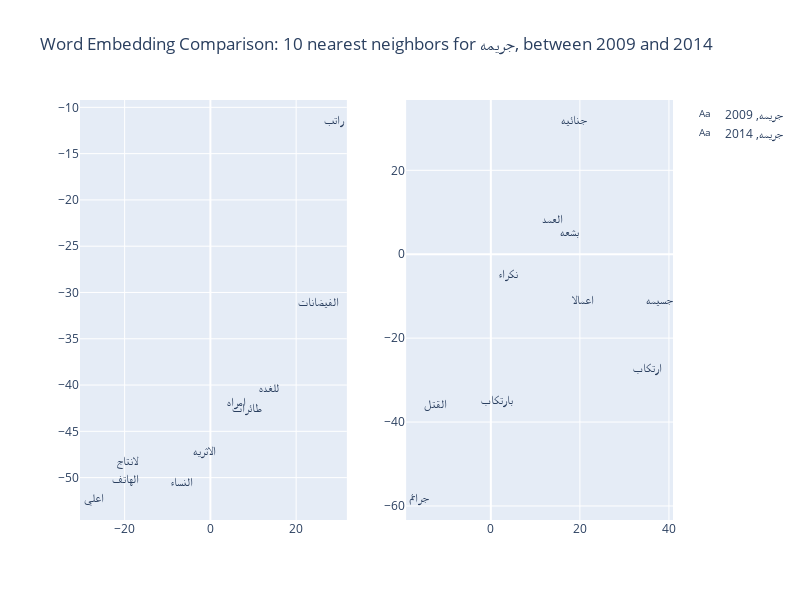

The cell this chart's notebook holds for it:
### Code cell
helper.plot_n_closest(final_df, model_dict, word, 10, 2009, 2014).write_image('images/muqaqimah_2009_2014.png')

### Figure 1 — Plotly figure (JSON) as saved in the notebook; plotly's stock layout.template omitted (floating-point values rounded to 4 significant figures)
{"data": [{"mode": "text", "name": "جريمه, 2009", "text": ["طائرات", "امراه", "الاثريه", "الفيضانات", "لانتاج", "للغده", "النساء", "الهاتف", "اعلي", "راتب"], "type": "scatter", "x": [8.58, 6.002, -1.428, 25.11, -19.35, 13.55, -6.662, -19.86, -27.3, 28.71], "xaxis": "x", "y": [-42.64, -41.93, -47.21, -31.1, -48.31, -40.47, -50.62, -50.24, -52.31, -11.47], "yaxis": "y"}, {"mode": "text", "name": "جريمه, 2014", "text": ["جرائم", "بارتكاب", "ارتكاب", "جسيمه", "جنائيه", "اعمالا", "بشعه", "نكراء", "العمد", "القتل"], "type": "scatter", "x": [-16.02, 1.459, 35.2, 37.91, 18.64, 20.62, 17.55, 4.018, 13.76, -12.45], "xaxis": "x2", "y": [-58.34, -35.06, -27.32, -11.2, 31.75, -11.18, 5.136, -4.84, 8.073, -36.0], "yaxis": "y2"}], "layout": {"height": 600, "title": {"text": "Word Embedding Comparison: 10 nearest neighbors for جريمه, between 2009 and 2014"}, "width": 800, "xaxis": {"anchor": "y", "domain": [0, 0.45]}, "xaxis2": {"anchor": "y2", "domain": [0.55, 1]}, "yaxis": {"anchor": "x", "domain": [0, 1]}, "yaxis2": {"anchor": "x2", "domain": [0, 1]}}}
